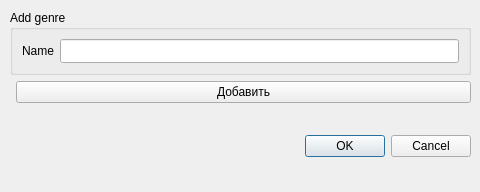
<?xml version="1.0" encoding="UTF-8"?>
<ui version="4.0">
 <class>Dialog</class>
 <widget class="QDialog" name="Dialog">
  <property name="geometry">
   <rect>
    <x>0</x>
    <y>0</y>
    <width>480</width>
    <height>192</height>
   </rect>
  </property>
  <property name="windowTitle">
   <string>Dialog</string>
  </property>
  <widget class="QDialogButtonBox" name="buttonBox">
   <property name="geometry">
    <rect>
     <x>10</x>
     <y>130</y>
     <width>461</width>
     <height>32</height>
    </rect>
   </property>
   <property name="orientation">
    <enum>Qt::Horizontal</enum>
   </property>
   <property name="standardButtons">
    <set>QDialogButtonBox::Cancel|QDialogButtonBox::Ok</set>
   </property>
  </widget>
  <widget class="QWidget" name="layoutWidget">
   <property name="geometry">
    <rect>
     <x>10</x>
     <y>10</y>
     <width>461</width>
     <height>101</height>
    </rect>
   </property>
   <layout class="QFormLayout" name="formLayout_2">
    <property name="fieldGrowthPolicy">
     <enum>QFormLayout::AllNonFixedFieldsGrow</enum>
    </property>
    <item row="1" column="1">
     <widget class="QPushButton" name="pb_add_genre">
      <property name="text">
       <string>Добавить</string>
      </property>
     </widget>
    </item>
    <item row="0" column="0" colspan="2">
     <widget class="QGroupBox" name="groupBox_2">
      <property name="title">
       <string>Add genre</string>
      </property>
      <layout class="QHBoxLayout" name="horizontalLayout_2">
       <item>
        <widget class="QLabel" name="label_6">
         <property name="text">
          <string>Name</string>
         </property>
        </widget>
       </item>
       <item>
        <widget class="QLineEdit" name="le_name">
         <property name="minimumSize">
          <size>
           <width>0</width>
           <height>24</height>
          </size>
         </property>
        </widget>
       </item>
      </layout>
     </widget>
    </item>
   </layout>
  </widget>
 </widget>
 <resources/>
 <connections>
  <connection>
   <sender>buttonBox</sender>
   <signal>accepted()</signal>
   <receiver>Dialog</receiver>
   <slot>accept()</slot>
   <hints>
    <hint type="sourcelabel">
     <x>248</x>
     <y>254</y>
    </hint>
    <hint type="destinationlabel">
     <x>157</x>
     <y>274</y>
    </hint>
   </hints>
  </connection>
  <connection>
   <sender>buttonBox</sender>
   <signal>rejected()</signal>
   <receiver>Dialog</receiver>
   <slot>reject()</slot>
   <hints>
    <hint type="sourcelabel">
     <x>316</x>
     <y>260</y>
    </hint>
    <hint type="destinationlabel">
     <x>286</x>
     <y>274</y>
    </hint>
   </hints>
  </connection>
 </connections>
</ui>
